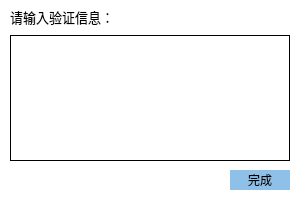
<?xml version="1.0" encoding="UTF-8"?>
<ui version="4.0">
 <class>AFDialog</class>
 <widget class="QWidget" name="AFDialog">
  <property name="geometry">
   <rect>
    <x>0</x>
    <y>0</y>
    <width>300</width>
    <height>200</height>
   </rect>
  </property>
  <property name="minimumSize">
   <size>
    <width>300</width>
    <height>200</height>
   </size>
  </property>
  <property name="maximumSize">
   <size>
    <width>300</width>
    <height>200</height>
   </size>
  </property>
  <property name="windowTitle">
   <string>AFDialog</string>
  </property>
  <property name="styleSheet">
   <string notr="true">border: 0px;
background-color: #ffffff;</string>
  </property>
  <widget class="QLabel" name="label">
   <property name="geometry">
    <rect>
     <x>10</x>
     <y>7</y>
     <width>200</width>
     <height>20</height>
    </rect>
   </property>
   <property name="font">
    <font>
     <pointsize>10</pointsize>
    </font>
   </property>
   <property name="text">
    <string>请输入验证信息：</string>
   </property>
  </widget>
  <widget class="QTextEdit" name="m_reasonTextEdit">
   <property name="geometry">
    <rect>
     <x>10</x>
     <y>35</y>
     <width>280</width>
     <height>126</height>
    </rect>
   </property>
   <property name="styleSheet">
    <string notr="true">border: 1px solid #000000;</string>
   </property>
  </widget>
  <widget class="QPushButton" name="m_completePushButton">
   <property name="geometry">
    <rect>
     <x>230</x>
     <y>170</y>
     <width>60</width>
     <height>20</height>
    </rect>
   </property>
   <property name="styleSheet">
    <string notr="true">background-color: #8fc0e7;</string>
   </property>
   <property name="text">
    <string>完成</string>
   </property>
  </widget>
 </widget>
 <resources/>
 <connections/>
</ui>
